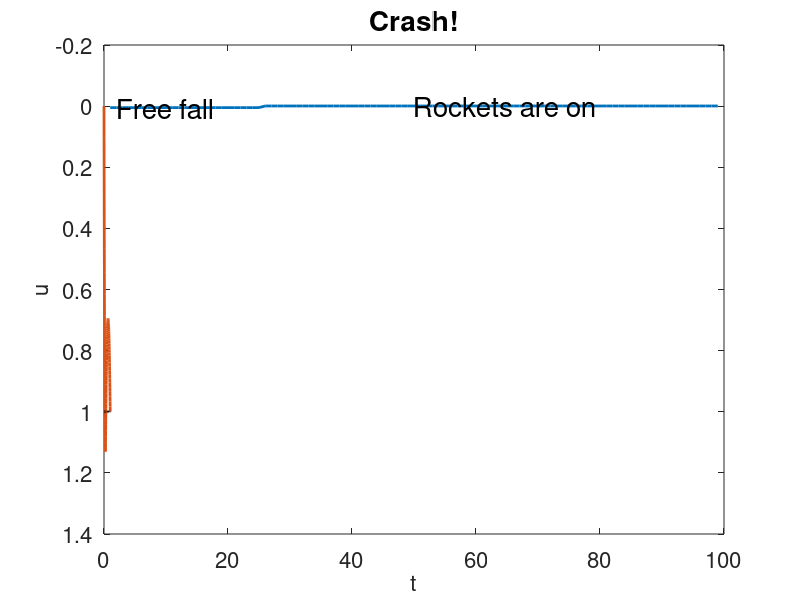

MATLAB code to generate this figure:
%% Class 1: 
% Alex Townsend, 3rd Feb 2015
%        ajt@mit.edu

%% Numerical versus symbolic
f = @(x) exp(-x).*cos(6*x).^5.*sin(5*x).^6; % function
quad( f, -1, 1, 1e-14 )                     % integral

%% Lecture 1:
% Investigate the matrix Kn
% Kn = "2nd order central difference matrix" (see Class 2)

%% Make Kn: (Kn is a Toeplitz matrix, i.e., constant along diagonals.)
n = 7; 
Kn = toeplitz( [2 -1 zeros(1,n-2)] );     % slow for very large n!

%v = ones(n,1); 
%Kn = spdiags([-v 2*v -v],[-1 0 1],n,n);   % fast for very large n.
Kn

%% Symmetry: 
Kn'                   % transpose

%% Sparse: 
nnz( Kn )             % number of nonzero entries 
n^2                   % number of entries
ratio = nnz(Kn)/n^2   % ratio

%% Tridiagonal: 
Kn                    % Take a look, only three nonzero diagonals

%% Invertible: 
det(Kn)               % det(Kn) = n+1
f = randn( n, 1); 
u = Kn \ f            % Solve Kn*u = f (by elimination)

%% Positive definite (more about this later)
eig( Kn ) > 0         % all eigenvalues >0. 

%% Cn
% Slightly nicer matrix perhaps, all rows are shifts of 
% each other. Fourier loves this matrix because it is shift-invariant 
% (more about this later). 
n = 5; 
Cn = toeplitz( [2 -1 zeros(1,n-2)] ); 
Cn(1,n) = -1; Cn(n,1) = -1; 
Cn 

%% Try shifting the rows for yourself: 
circshift( Cn, -5 )

%% Solve Beagle2 as a boundary value problem: 
% 
% Solve -u''(t) = f(t),    Looks like a = F/m (Newton's 2nd law), 
%                                u''(t) = acceleration 
%                                f(t) = force from gravity and 
%                                       rockets
% Boundary data:    u(0) = a   (we know where Beagle2 was deployed by Mars Express)
%                   u(1) = b   (we know where Beagle2 crashed) 

% More about what is going on below in Class 2: 
n = 100;  t = linspace(0,1,n+2); 
Kn = toeplitz( [2 -1 zeros(1,n-2)] ); 
u0 = 0; un = 1; h = 1/(n+1);

% Forces such as gravity and rockets: 
f = h^2*[50*ones(n/4,1) ; -5*ones(3*n/4,1)];
%f =    [ gravity/free fall ;  rocket on  ];
f(end) = f(end) + un; 
plot(f(1:end-1),'linewidth',2), hold on, 
xlabel('t','fontsize',16), ylabel('force','fontsize',16)
text(2,4.5e-3,'Free fall','fontsize',20)
text(50,0,'Rockets are on','fontsize',20)
set(gca,'fontsize',16)

%% Solve for Beagle2's path: 
u = Kn \ f;                     % Solve it. 
u = [u0 ; u ; un];
plot(t, u,'linewidth',2), hold on, 
plot(t,0*t+1,'k--','linewidth',2), 
set(gca,'fontsize',16), set(gca,'YDir','reverse')
xlabel('t','fontsize',16), ylabel('u','fontsize',16)
title('Crash!','fontsize',20)

%% Can you make Beagle 2 land safely? Hint: change the rocket.